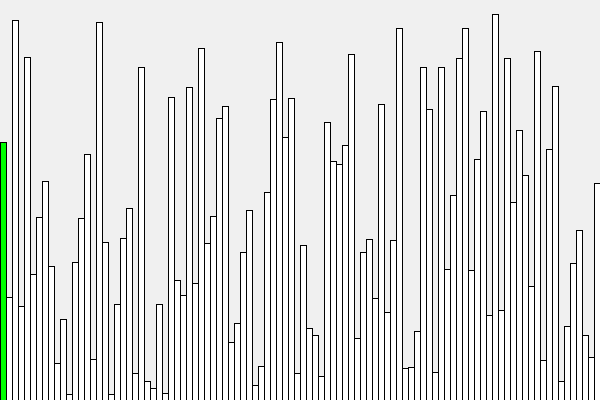
Frame 1 (no input)
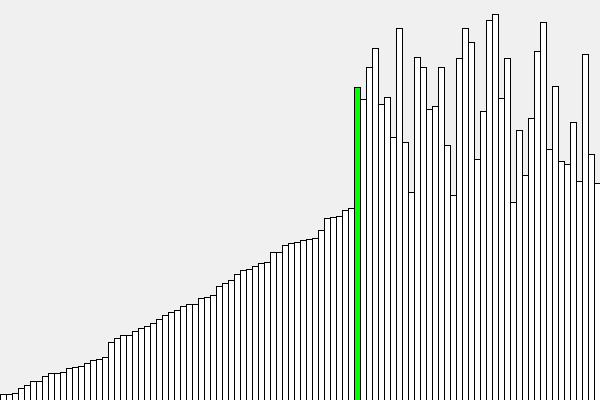
Frame 60 (the mouse pressed at the canvas centre just before this capture)
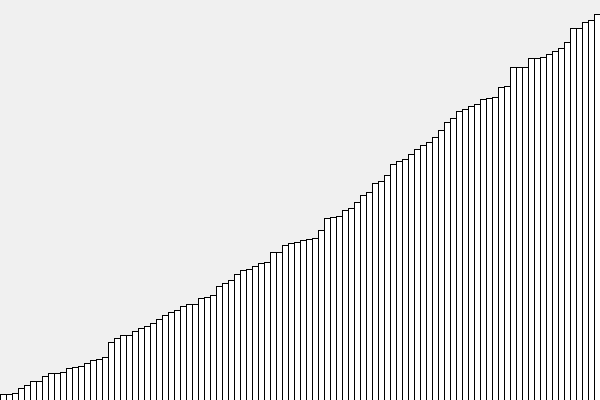
Frame 120 (the mouse held since frame 60 and released just before this capture)

The Processing sketch that drew these frames (run headless with seeded random() and noise(); from frame 60 on, the mouse is pressed at the canvas centre):

// Processing sketch: Sort
// ── Sort.pde
int numberOfNumbers = 100;
float deltaX = 1;
int [] numbers =  new int [numberOfNumbers];
int step = 0;

void setup(){
  size(600,400);
  for(int i =0; i<numbers.length; i++){
    numbers[i] = int(random(height));
  }
  deltaX = width/numberOfNumbers;
  frameRate(4);
}

//Draws stuff
void draw(){
  //overlays
  background(240);
  displayValues();
  if(step <numbers.length){
    selectionSortStep();
  }
}

//displays rectangles
void displayValues(){
  for(int i =0; i<numbers.length; i++){
    if(i ==step){
      fill(0,255,0);
    }else{
      fill(255);
    }
    rect(i*deltaX, height - numbers[i], deltaX, numbers[i]);
  }
}

void selectionSortStep(){
  int smallSpot = step;
  int temp =0;
  for(int j =step; j< numbers.length; j++){
    if(numbers[j] < numbers[smallSpot]){
      smallSpot = j;
    }
  }
  temp = numbers[step];
  numbers[step] = numbers[smallSpot];
  numbers[smallSpot] = temp;
  step++;
}
